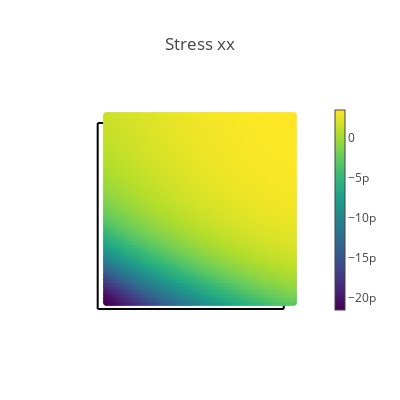
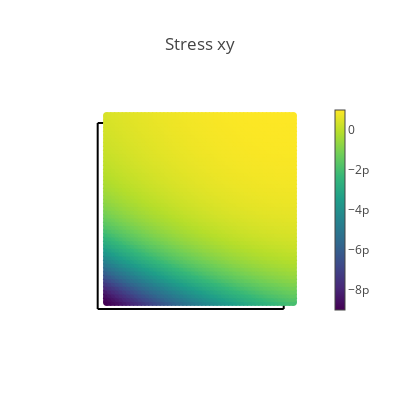
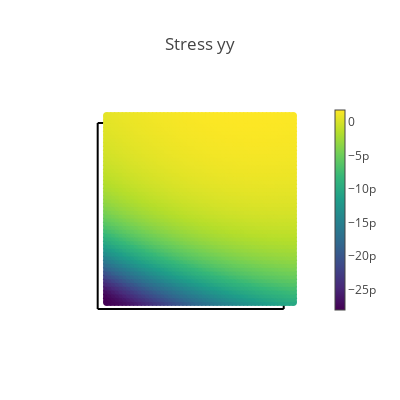
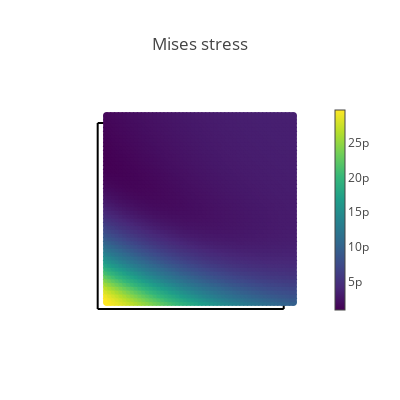

Notebook code for these charts, in order:
### Markdown cell above
## Visualization of results

### Code cell
# Create a validation domain different from the training domain
val_x, val_y = np.meshgrid(np.linspace(0, L, 50), np.linspace(0, L, 50))
val_domain = np.vstack([val_x.ravel(), val_y.ravel()]).T
val = torch.tensor(val_domain, requires_grad=True).double()

# Compute model predictions on the validation domain
disp = net(val)
def_val = val + disp
stress = torch.vmap(sigma)(val)
mises = torch.sqrt(
    stress[:, 0, 0] ** 2
    + stress[:, 1, 1] ** 2
    - stress[:, 0, 0] * stress[:, 1, 1]
    + 3 * stress[:, 0, 1] ** 2
)
# print([loss.item() for loss in compute_les(val)])

@torch.no_grad()
def make_plot(x, y, variable, title, cmap=sequential.Viridis, size=8.0):
    fig = go.Figure()

    # Plot boundaries
    m = dict(color="black")
    fig.add_trace(go.Scatter(x=top[:, 0], y=top[:, 1], mode="lines", marker=m))
    fig.add_trace(go.Scatter(x=bottom[:, 0], y=bottom[:, 1], mode="lines", marker=m))
    fig.add_trace(go.Scatter(x=left[:, 0], y=left[:, 1], mode="lines", marker=m))
    fig.add_trace(go.Scatter(x=right[:, 0], y=right[:, 1], mode="lines", marker=m))

    # Plot variable values
    m = dict(color=variable, colorscale=cmap, size=size, colorbar=dict(thickness=10))
    fig.add_trace(go.Scatter(x=x, y=y, marker=m, mode="markers"))

    # plot settings
    fig.layout.yaxis.scaleanchor = "x"
    fig.update_layout(
        template="none", width=400, height=400, title=title, showlegend=False
    )
    fig.update_xaxes(visible=False)
    fig.update_yaxes(visible=False)
    fig.show()


# Compute data error
print(np.shape(val))
s_data = func(val) 
print(np.shape(s_data))
s_pred = torch.vmap(sigma)(val)
print(np.shape(s_pred))
ds_xx = s_data[:, 0] - s_pred[:, 0, 0]
ds_yy = s_data[:, 1] - s_pred[:, 1, 1]
ds_xy = s_data[:, 2] - s_pred[:, 0, 1]


# Plot stresses
make_plot(*def_val.T, stress[:, 0, 0], "Stress xx")
make_plot(*def_val.T, stress[:, 0, 1], "Stress xy")
make_plot(*def_val.T, stress[:, 1, 1], "Stress yy")
make_plot(*def_val.T, mises, "Mises stress")

# Plot displacements
make_plot(*def_val.T, disp[:, 0], "Displacement in x", cmap=sequential.Inferno)
make_plot(*def_val.T, disp[:, 1], "Displacement in y", cmap=sequential.Inferno)

# Plot stress errors
cmap = sequential.RdBu_r
make_plot(*val[:, 0:2].T, ds_xx, "Stress error xx", size=2.0, cmap=cmap)
make_plot(*val[:, 0:2].T, ds_yy, "Stress error yy", size=2.0, cmap=cmap)
make_plot(*val[:, 0:2].T, ds_xy, "Stress error xy", size=2.0, cmap=cmap)

### Figure 1 — Plotly figure (JSON) as saved in the notebook; plotly's stock layout.template omitted (floating-point values rounded to 4 significant figures; data arrays with more than 128 entries replaced by an {"elided": "..."} marker saying what was removed)
{"data": [{"marker": {"color": "black"}, "mode": "lines", "type": "scatter", "x": [0, 0.04167, 0.08333, 0.125, 0.1667, 0.2083, 0.25, 0.2917, 0.3333, 0.375, 0.4167, 0.4583, 0.5, 0.5417, 0.5833, 0.625, 0.6667, 0.7083, 0.75, 0.7917, 0.8333, 0.875, 0.9167, 0.9583, 1], "y": [1, 1, 1, 1, 1, 1, 1, 1, 1, 1, 1, 1, 1, 1, 1, 1, 1, 1, 1, 1, 1, 1, 1, 1, 1]}, {"marker": {"color": "black"}, "mode": "lines", "type": "scatter", "x": [0, 0.04167, 0.08333, 0.125, 0.1667, 0.2083, 0.25, 0.2917, 0.3333, 0.375, 0.4167, 0.4583, 0.5, 0.5417, 0.5833, 0.625, 0.6667, 0.7083, 0.75, 0.7917, 0.8333, 0.875, 0.9167, 0.9583, 1], "y": [0, 0, 0, 0, 0, 0, 0, 0, 0, 0, 0, 0, 0, 0, 0, 0, 0, 0, 0, 0, 0, 0, 0, 0, 0]}, {"marker": {"color": "black"}, "mode": "lines", "type": "scatter", "x": [0, 0, 0, 0, 0, 0, 0, 0, 0, 0, 0, 0, 0, 0, 0, 0, 0, 0, 0, 0, 0, 0, 0, 0, 0], "y": [0, 0.04167, 0.08333, 0.125, 0.1667, 0.2083, 0.25, 0.2917, 0.3333, 0.375, 0.4167, 0.4583, 0.5, 0.5417, 0.5833, 0.625, 0.6667, 0.7083, 0.75, 0.7917, 0.8333, 0.875, 0.9167, 0.9583, 1]}, {"marker": {"color": "black"}, "mode": "lines", "type": "scatter", "x": [1, 1, 1, 1, 1, 1, 1, 1, 1, 1, 1, 1, 1, 1, 1, 1, 1, 1, 1, 1, 1, 1, 1, 1, 1], "y": [0, 0.04167, 0.08333, 0.125, 0.1667, 0.2083, 0.25, 0.2917, 0.3333, 0.375, 0.4167, 0.4583, 0.5, 0.5417, 0.5833, 0.625, 0.6667, 0.7083, 0.75, 0.7917, 0.8333, 0.875, 0.9167, 0.9583, 1]}, {"marker": {"color": {"elided": "2500 float values"}, "colorbar": {"thickness": 10}, "colorscale": [[0, "#440154"], [0.1111, "#482878"], [0.2222, "#3e4989"], [0.3333, "#31688e"], [0.4444, "#26828e"], [0.5556, "#1f9e89"], [0.6667, "#35b779"], [0.7778, "#6ece58"], [0.8889, "#b5de2b"], [1, "#fde725"]], "size": 8}, "mode": "markers", "type": "scatter", "x": {"elided": "2500 float values"}, "y": {"elided": "2500 float values"}}], "layout": {"height": 400, "showlegend": false, "title": {"text": "Stress xx"}, "width": 400, "xaxis": {"visible": false}, "yaxis": {"scaleanchor": "x", "visible": false}}}

### Figure 2 — Plotly figure (JSON) as saved in the notebook; plotly's stock layout.template omitted (floating-point values rounded to 4 significant figures; data arrays with more than 128 entries replaced by an {"elided": "..."} marker saying what was removed)
{"data": [{"marker": {"color": "black"}, "mode": "lines", "type": "scatter", "x": [0, 0.04167, 0.08333, 0.125, 0.1667, 0.2083, 0.25, 0.2917, 0.3333, 0.375, 0.4167, 0.4583, 0.5, 0.5417, 0.5833, 0.625, 0.6667, 0.7083, 0.75, 0.7917, 0.8333, 0.875, 0.9167, 0.9583, 1], "y": [1, 1, 1, 1, 1, 1, 1, 1, 1, 1, 1, 1, 1, 1, 1, 1, 1, 1, 1, 1, 1, 1, 1, 1, 1]}, {"marker": {"color": "black"}, "mode": "lines", "type": "scatter", "x": [0, 0.04167, 0.08333, 0.125, 0.1667, 0.2083, 0.25, 0.2917, 0.3333, 0.375, 0.4167, 0.4583, 0.5, 0.5417, 0.5833, 0.625, 0.6667, 0.7083, 0.75, 0.7917, 0.8333, 0.875, 0.9167, 0.9583, 1], "y": [0, 0, 0, 0, 0, 0, 0, 0, 0, 0, 0, 0, 0, 0, 0, 0, 0, 0, 0, 0, 0, 0, 0, 0, 0]}, {"marker": {"color": "black"}, "mode": "lines", "type": "scatter", "x": [0, 0, 0, 0, 0, 0, 0, 0, 0, 0, 0, 0, 0, 0, 0, 0, 0, 0, 0, 0, 0, 0, 0, 0, 0], "y": [0, 0.04167, 0.08333, 0.125, 0.1667, 0.2083, 0.25, 0.2917, 0.3333, 0.375, 0.4167, 0.4583, 0.5, 0.5417, 0.5833, 0.625, 0.6667, 0.7083, 0.75, 0.7917, 0.8333, 0.875, 0.9167, 0.9583, 1]}, {"marker": {"color": "black"}, "mode": "lines", "type": "scatter", "x": [1, 1, 1, 1, 1, 1, 1, 1, 1, 1, 1, 1, 1, 1, 1, 1, 1, 1, 1, 1, 1, 1, 1, 1, 1], "y": [0, 0.04167, 0.08333, 0.125, 0.1667, 0.2083, 0.25, 0.2917, 0.3333, 0.375, 0.4167, 0.4583, 0.5, 0.5417, 0.5833, 0.625, 0.6667, 0.7083, 0.75, 0.7917, 0.8333, 0.875, 0.9167, 0.9583, 1]}, {"marker": {"color": {"elided": "2500 float values"}, "colorbar": {"thickness": 10}, "colorscale": [[0, "#440154"], [0.1111, "#482878"], [0.2222, "#3e4989"], [0.3333, "#31688e"], [0.4444, "#26828e"], [0.5556, "#1f9e89"], [0.6667, "#35b779"], [0.7778, "#6ece58"], [0.8889, "#b5de2b"], [1, "#fde725"]], "size": 8}, "mode": "markers", "type": "scatter", "x": {"elided": "2500 float values"}, "y": {"elided": "2500 float values"}}], "layout": {"height": 400, "showlegend": false, "title": {"text": "Stress xy"}, "width": 400, "xaxis": {"visible": false}, "yaxis": {"scaleanchor": "x", "visible": false}}}

### Figure 3 — Plotly figure (JSON) as saved in the notebook; plotly's stock layout.template omitted (floating-point values rounded to 4 significant figures; data arrays with more than 128 entries replaced by an {"elided": "..."} marker saying what was removed)
{"data": [{"marker": {"color": "black"}, "mode": "lines", "type": "scatter", "x": [0, 0.04167, 0.08333, 0.125, 0.1667, 0.2083, 0.25, 0.2917, 0.3333, 0.375, 0.4167, 0.4583, 0.5, 0.5417, 0.5833, 0.625, 0.6667, 0.7083, 0.75, 0.7917, 0.8333, 0.875, 0.9167, 0.9583, 1], "y": [1, 1, 1, 1, 1, 1, 1, 1, 1, 1, 1, 1, 1, 1, 1, 1, 1, 1, 1, 1, 1, 1, 1, 1, 1]}, {"marker": {"color": "black"}, "mode": "lines", "type": "scatter", "x": [0, 0.04167, 0.08333, 0.125, 0.1667, 0.2083, 0.25, 0.2917, 0.3333, 0.375, 0.4167, 0.4583, 0.5, 0.5417, 0.5833, 0.625, 0.6667, 0.7083, 0.75, 0.7917, 0.8333, 0.875, 0.9167, 0.9583, 1], "y": [0, 0, 0, 0, 0, 0, 0, 0, 0, 0, 0, 0, 0, 0, 0, 0, 0, 0, 0, 0, 0, 0, 0, 0, 0]}, {"marker": {"color": "black"}, "mode": "lines", "type": "scatter", "x": [0, 0, 0, 0, 0, 0, 0, 0, 0, 0, 0, 0, 0, 0, 0, 0, 0, 0, 0, 0, 0, 0, 0, 0, 0], "y": [0, 0.04167, 0.08333, 0.125, 0.1667, 0.2083, 0.25, 0.2917, 0.3333, 0.375, 0.4167, 0.4583, 0.5, 0.5417, 0.5833, 0.625, 0.6667, 0.7083, 0.75, 0.7917, 0.8333, 0.875, 0.9167, 0.9583, 1]}, {"marker": {"color": "black"}, "mode": "lines", "type": "scatter", "x": [1, 1, 1, 1, 1, 1, 1, 1, 1, 1, 1, 1, 1, 1, 1, 1, 1, 1, 1, 1, 1, 1, 1, 1, 1], "y": [0, 0.04167, 0.08333, 0.125, 0.1667, 0.2083, 0.25, 0.2917, 0.3333, 0.375, 0.4167, 0.4583, 0.5, 0.5417, 0.5833, 0.625, 0.6667, 0.7083, 0.75, 0.7917, 0.8333, 0.875, 0.9167, 0.9583, 1]}, {"marker": {"color": {"elided": "2500 float values"}, "colorbar": {"thickness": 10}, "colorscale": [[0, "#440154"], [0.1111, "#482878"], [0.2222, "#3e4989"], [0.3333, "#31688e"], [0.4444, "#26828e"], [0.5556, "#1f9e89"], [0.6667, "#35b779"], [0.7778, "#6ece58"], [0.8889, "#b5de2b"], [1, "#fde725"]], "size": 8}, "mode": "markers", "type": "scatter", "x": {"elided": "2500 float values"}, "y": {"elided": "2500 float values"}}], "layout": {"height": 400, "showlegend": false, "title": {"text": "Stress yy"}, "width": 400, "xaxis": {"visible": false}, "yaxis": {"scaleanchor": "x", "visible": false}}}

### Figure 4 — Plotly figure (JSON) as saved in the notebook; plotly's stock layout.template omitted (floating-point values rounded to 4 significant figures; data arrays with more than 128 entries replaced by an {"elided": "..."} marker saying what was removed)
{"data": [{"marker": {"color": "black"}, "mode": "lines", "type": "scatter", "x": [0, 0.04167, 0.08333, 0.125, 0.1667, 0.2083, 0.25, 0.2917, 0.3333, 0.375, 0.4167, 0.4583, 0.5, 0.5417, 0.5833, 0.625, 0.6667, 0.7083, 0.75, 0.7917, 0.8333, 0.875, 0.9167, 0.9583, 1], "y": [1, 1, 1, 1, 1, 1, 1, 1, 1, 1, 1, 1, 1, 1, 1, 1, 1, 1, 1, 1, 1, 1, 1, 1, 1]}, {"marker": {"color": "black"}, "mode": "lines", "type": "scatter", "x": [0, 0.04167, 0.08333, 0.125, 0.1667, 0.2083, 0.25, 0.2917, 0.3333, 0.375, 0.4167, 0.4583, 0.5, 0.5417, 0.5833, 0.625, 0.6667, 0.7083, 0.75, 0.7917, 0.8333, 0.875, 0.9167, 0.9583, 1], "y": [0, 0, 0, 0, 0, 0, 0, 0, 0, 0, 0, 0, 0, 0, 0, 0, 0, 0, 0, 0, 0, 0, 0, 0, 0]}, {"marker": {"color": "black"}, "mode": "lines", "type": "scatter", "x": [0, 0, 0, 0, 0, 0, 0, 0, 0, 0, 0, 0, 0, 0, 0, 0, 0, 0, 0, 0, 0, 0, 0, 0, 0], "y": [0, 0.04167, 0.08333, 0.125, 0.1667, 0.2083, 0.25, 0.2917, 0.3333, 0.375, 0.4167, 0.4583, 0.5, 0.5417, 0.5833, 0.625, 0.6667, 0.7083, 0.75, 0.7917, 0.8333, 0.875, 0.9167, 0.9583, 1]}, {"marker": {"color": "black"}, "mode": "lines", "type": "scatter", "x": [1, 1, 1, 1, 1, 1, 1, 1, 1, 1, 1, 1, 1, 1, 1, 1, 1, 1, 1, 1, 1, 1, 1, 1, 1], "y": [0, 0.04167, 0.08333, 0.125, 0.1667, 0.2083, 0.25, 0.2917, 0.3333, 0.375, 0.4167, 0.4583, 0.5, 0.5417, 0.5833, 0.625, 0.6667, 0.7083, 0.75, 0.7917, 0.8333, 0.875, 0.9167, 0.9583, 1]}, {"marker": {"color": {"elided": "2500 float values"}, "colorbar": {"thickness": 10}, "colorscale": [[0, "#440154"], [0.1111, "#482878"], [0.2222, "#3e4989"], [0.3333, "#31688e"], [0.4444, "#26828e"], [0.5556, "#1f9e89"], [0.6667, "#35b779"], [0.7778, "#6ece58"], [0.8889, "#b5de2b"], [1, "#fde725"]], "size": 8}, "mode": "markers", "type": "scatter", "x": {"elided": "2500 float values"}, "y": {"elided": "2500 float values"}}], "layout": {"height": 400, "showlegend": false, "title": {"text": "Mises stress"}, "width": 400, "xaxis": {"visible": false}, "yaxis": {"scaleanchor": "x", "visible": false}}}
